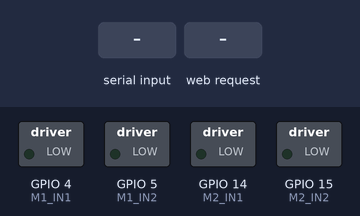
A sketch run on a simulated ESP32. Shown: switched loads named in the sketch (green lamp = pin HIGH). The inputs (shaded band) are chosen by the test bench. What the sketch prints to the serial monitor is not drawn.

Above: at 1.7 s.
1.8 s: "brake\n" received over Serial
At 2.5 s:
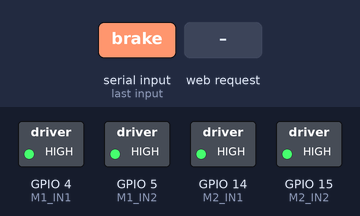
3.3 s: "m1 90\n" received over Serial
At 3.6 s:
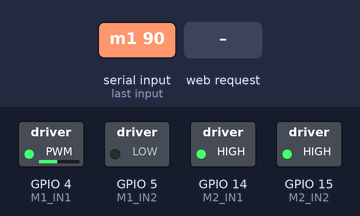
4.8 s: HTTP request GET /motor?m1=stop received
At 6.0 s:
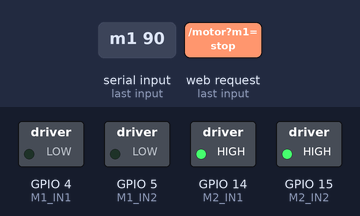
6.3 s: "both 90\n" received over Serial
At 7.1 s:
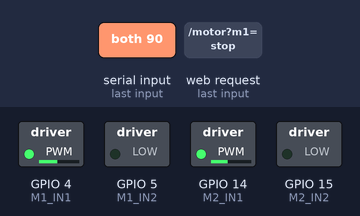
7.8 s: HTTP request GET /motor?m1=brake received
At 8.3 s:
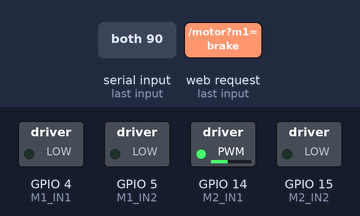
9.3 s: HTTP request GET /motor?m1=1 received
At 10.6 s:
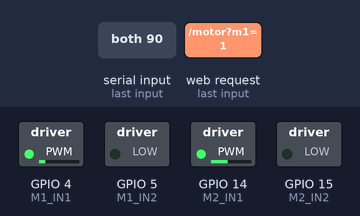
Timing chart, 0 to 11.8 s (numbered marks = the images above; inputs shaded):
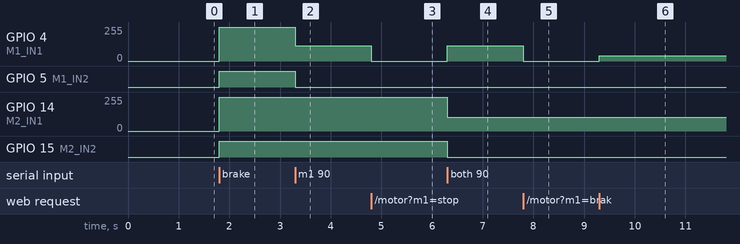

Measured:
- after the input at 1.8 s, GPIO 4 (M1_IN1), GPIO 14 (M2_IN1): 0/255 → 255/255 at once; GPIO 5 (M1_IN2), GPIO 15 (M2_IN2): LOW → HIGH at once
- after the input at 3.3 s, GPIO 4 (M1_IN1): 255/255 → 115/255 at once; GPIO 5 (M1_IN2): HIGH → LOW at once
- after the input at 4.8 s, GPIO 4 (M1_IN1): 115/255 → 0/255 at once
- after the input at 6.3 s, GPIO 4 (M1_IN1): 0/255 → 115/255 at once; GPIO 14 (M2_IN1): 255/255 → 105/255 at once; GPIO 15 (M2_IN2): HIGH → LOW at once
- after the input at 7.8 s, GPIO 4 (M1_IN1): 115/255 → 0/255 at once
- after the input at 9.3 s, GPIO 4 (M1_IN1): 0/255 → 40/255 at once

The sketch:

motor-driver-WIFI-mosfet-test-1.ino
```cpp
/*
 * ESP32 Dual MOSFET Motor Driver Demo — WiFi AP Web Control
 *
 * Controls two DC motors via MOSFET driver (IN1/IN2 per motor).
 * Uses PWM for speed control. Web interface over WiFi AP mode.
 *
 * Wiring (MOSFET driver → ESP32):
 *   Motor 1: IN1 → GPIO4   IN2 → GPIO5
 *   Motor 2: IN1 → GPIO14  IN2 → GPIO15
 *
 * Motor control logic:
 *   IN1  IN2  |  Motor
 *   HIGH LOW  |  Forward
 *   LOW  HIGH |  Reverse
 *   HIGH HIGH |  Brake (short)
 *   LOW  LOW  |  Coast (free)
 */

#include <WiFi.h>
#include <WebServer.h>

// ==================== WiFi AP Config ====================
#define AP_SSID      "ESP32-Motor"
#define AP_PASS      "12345678"
#define AP_CHANNEL   1
#define AP_MAX_CLI   4

WebServer server(80);

// ==================== Pin Definitions ====================
#define M1_IN1   4
#define M1_IN2   5
#define M2_IN1   14
#define M2_IN2   15

// ==================== PWM Parameters ====================
#define PWM_FREQ     1000        // 1 kHz (Better for 380 DC motors & reduces MOSFET switching heat)
#define PWM_RES      8           // 8-bit (0-255)
// New ESP32 Core 3.x+ API: ledcAttach(pin, freq, res) + ledcWrite(pin, duty)
// No channel numbers needed — use pins directly.

// ==================== Startup Power / Deadband Compensation ====================
// Adjust starting thresholds to address motor differences (M1 starts up slower than M2)
#define M1_START_OFFSET  40        // Minimum PWM for Motor 1 (increased startup power)
#define M2_START_OFFSET  25        // Minimum PWM for Motor 2 (standard startup power)

// ==================== Dead-Time Protection ====================
// Prevents shoot-through (both MOSFETs on same bridge leg conducting)
// when switching direction. Adjust based on your MOSFET driver's
// turn-off delay (typical: 1-10 µs for gate drivers, up to 1 µs is safe).
#define DEAD_TIME_US  5           // microseconds

// Track previous direction: 1=forward, -1=reverse, 0=stop
int prevDirM1 = 0;
int prevDirM2 = 0;

// Currently active speeds (for web UI feedback)
int m1Speed = 0;
int m2Speed = 0;

// ==================== Motor Control with Dead-Time ====================

void motorWrite(int in1Pin, int in2Pin, int speed,
                int *prevDir, int *storeSpeed) {
  int newDir = (speed > 0) ? 1 : (speed < 0) ? -1 : 0;

  // Dead-time: if direction changed (forward↔reverse), insert break
  if (*prevDir != 0 && newDir != 0 && *prevDir != newDir) {
    ledcWrite(in1Pin, 0);
    ledcWrite(in2Pin, 0);
    delayMicroseconds(DEAD_TIME_US);
  }

  *prevDir = newDir;
  *storeSpeed = speed;

  int compensatedSpeed = 0;
  if (speed > 0) {
    int offset = (in1Pin == M1_IN1) ? M1_START_OFFSET : M2_START_OFFSET;
    compensatedSpeed = map(speed, 1, 255, offset, 255);
    ledcWrite(in1Pin, compensatedSpeed);   // IN1 = PWM with startup boost
    ledcWrite(in2Pin, 0);                  // IN2 = LOW
  } else if (speed < 0) {
    int offset = (in1Pin == M1_IN1) ? M1_START_OFFSET : M2_START_OFFSET;
    compensatedSpeed = map(-speed, 1, 255, offset, 255);
    ledcWrite(in1Pin, 0);                  // IN1 = LOW
    ledcWrite(in2Pin, compensatedSpeed);   // IN2 = PWM with startup boost
  } else {
    ledcWrite(in1Pin, 0);                  // IN1 = LOW (coast)
    ledcWrite(in2Pin, 0);                  // IN2 = LOW
  }
}

void motorBrake(int in1Pin, int in2Pin, int *storeSpeed) {
  ledcWrite(in1Pin, 255);
  ledcWrite(in2Pin, 255);
  *storeSpeed = 0;
}

void motorCoast(int in1Pin, int in2Pin, int *storeSpeed) {
  ledcWrite(in1Pin, 0);
  ledcWrite(in2Pin, 0);
  *storeSpeed = 0;
}

// ==================== Web Handlers ====================

void handleRoot() {
  String html = R"rawliteral(
<!DOCTYPE html>
<html lang="zh-CN">
<head>
<meta charset="UTF-8">
<meta name="viewport" content="width=device-width,initial-scale=1.0">
<title>Motor Controller</title>
<style>
*{margin:0;padding:0;box-sizing:border-box}
body{font-family:-apple-system,'Segoe UI',Roboto,sans-serif;background:#0f172a;color:#f1f5f9;min-height:100vh;display:flex;align-items:center;justify-content:center;padding:16px}
.card{background:#1e293b;border-radius:24px;padding:32px;width:100%;max-width:520px;box-shadow:0 25px 50px -12px rgba(0,0,0,.5)}
h1{text-align:center;color:#38bdf8;font-size:24px;margin-bottom:24px}
.motor-block{background:#334155;border-radius:16px;padding:20px;margin-bottom:16px}
.motor-header{display:flex;justify-content:space-between;align-items:center;margin-bottom:12px}
.motor-title{font-size:16px;font-weight:600;color:#94a3b8}
.motor-speed{font-size:28px;font-weight:700;font-variant-numeric:tabular-nums}
.speed-val{color:#38bdf8}
.slider{width:100%;-webkit-appearance:none;height:6px;border-radius:3px;background:#475569;outline:none;margin:8px 0}
.slider::-webkit-slider-thumb{-webkit-appearance:none;width:22px;height:22px;border-radius:50%;background:#0ea5e9;cursor:pointer}
.slider::-moz-range-thumb{width:22px;height:22px;border-radius:50%;background:#0ea5e9;cursor:pointer;border:none}
.labels{display:flex;justify-content:space-between;font-size:12px;color:#64748b;margin-bottom:8px}
.btns{display:flex;gap:8px;margin-top:8px}
.btn{flex:1;padding:10px;border:none;border-radius:10px;font-size:14px;font-weight:600;cursor:pointer;transition:opacity .2s}
.btn:active{opacity:.7}
.btn-stop{background:#64748b;color:#fff}
.btn-brake{background:#ef4444;color:#fff}
.btn-both{display:block;width:100%;padding:14px;border:none;border-radius:12px;font-size:16px;font-weight:700;cursor:pointer;margin-top:8px}
.btn-stop-all{background:#64748b;color:#fff}
.btn-brake-all{background:#ef4444;color:#fff}
.status{text-align:center;margin-top:16px;font-size:13px;color:#64748b}
.dot{display:inline-block;width:8px;height:8px;border-radius:50%;margin-right:6px}
.dot.on{background:#22c55e}
.dot.off{background:#ef4444}
</style>
</head>
<body>
<div class="card">
  <h1>🔧 Motor Controller</h1>

  <div class="motor-block">
    <div class="motor-header">
      <span class="motor-title">Motor 1 <span style="color:#64748b;font-size:12px">(GPIO4/5)</span></span>
      <span class="motor-speed"><span class="speed-val" id="s1">0</span></span>
    </div>
    <input type="range" class="slider" id="sl1" min="-255" max="255" value="0">
    <div class="labels"><span>◀ Reverse</span><span>Stop</span><span>Forward ▶</span></div>
    <div class="btns">
      <button class="btn btn-stop" onclick="fetch('/motor?m1=0').then(r=>r.json()).then(d=>document.getElementById('s1').textContent=d.m1)">Coast</button>
      <button class="btn btn-brake" onclick="fetch('/motor?m1=-999').then(r=>r.json()).then(d=>document.getElementById('s1').textContent=d.m1)">Brake</button>
    </div>
  </div>

  <div class="motor-block">
    <div class="motor-header">
      <span class="motor-title">Motor 2 <span style="color:#64748b;font-size:12px">(GPIO14/15)</span></span>
      <span class="motor-speed"><span class="speed-val" id="s2">0</span></span>
    </div>
    <input type="range" class="slider" id="sl2" min="-255" max="255" value="0">
    <div class="labels"><span>◀ Reverse</span><span>Stop</span><span>Forward ▶</span></div>
    <div class="btns">
      <button class="btn btn-stop" onclick="fetch('/motor?m2=0').then(r=>r.json()).then(d=>document.getElementById('s2').textContent=d.m2)">Coast</button>
      <button class="btn btn-brake" onclick="fetch('/motor?m2=-999').then(r=>r.json()).then(d=>document.getElementById('s2').textContent=d.m2)">Brake</button>
    </div>
  </div>

  <button class="btn btn-stop-all btn-both" onclick="fetch('/motor?m1=0&m2=0').then(r=>r.json()).then(d=>{document.getElementById('s1').textContent=d.m1;document.getElementById('s2').textContent=d.m2})">⏹ Coast Both</button>
  <button class="btn btn-brake-all btn-both" onclick="fetch('/motor?m1=-999&m2=-999').then(r=>r.json()).then(d=>{document.getElementById('s1').textContent=d.m1;document.getElementById('s2').textContent=d.m2})">⛔ Brake Both</button>

  <div class="status"><span class="dot on" id="dot"></span><span id="ip">connected</span></div>
</div>

<script>
let up1=false,up2=false;
const s1=document.getElementById('s1'),s2=document.getElementById('s2');
const sl1=document.getElementById('sl1'),sl2=document.getElementById('sl2');
sl1.addEventListener('input',function(){if(!up1){let v=parseInt(this.value);v=v<-255?-255:v>255?255:v;fetch('/motor?m1='+v).then(r=>r.json()).then(d=>s1.textContent=d.m1)}else up1=false});
sl2.addEventListener('input',function(){if(!up2){let v=parseInt(this.value);v=v<-255?-255:v>255?255:v;fetch('/motor?m2='+v).then(r=>r.json()).then(d=>s2.textContent=d.m2)}else up2=false});
async function poll(){
  try{
    const r=await fetch('/status');
    const d=await r.json();
    s1.textContent=d.m1;s2.textContent=d.m2;
    up1=true;sl1.value=d.m1;
    up2=true;sl2.value=d.m2;
    document.getElementById('dot').className='dot on';
  }catch(e){document.getElementById('dot').className='dot off'}
}
setInterval(poll,500);poll();
</script>
</body>
</html>
)rawliteral";
  server.send(200, "text/html", html);
}

void handleStatus() {
  String json = "{\"m1\":" + String(m1Speed) + ",\"m2\":" + String(m2Speed) + "}";
  server.send(200, "application/json", json);
}

void handleMotor() {
  bool changed = false;

  // Motor 1: ?m1=<speed>  (-999 = brake)
  if (server.hasArg("m1")) {
    int s = server.arg("m1").toInt();
    if (s == -999) {
      motorBrake(M1_IN1, M1_IN2, &m1Speed);
      prevDirM1 = 0;
    } else {
      s = constrain(s, -255, 255);
      motorWrite(M1_IN1, M1_IN2, s, &prevDirM1, &m1Speed);
    }
    changed = true;
  }

  // Motor 2: ?m2=<speed>  (-999 = brake)
  if (server.hasArg("m2")) {
    int s = server.arg("m2").toInt();
    if (s == -999) {
      motorBrake(M2_IN1, M2_IN2, &m2Speed);
      prevDirM2 = 0;
    } else {
      s = constrain(s, -255, 255);
      motorWrite(M2_IN1, M2_IN2, s, &prevDirM2, &m2Speed);
    }
    changed = true;
  }

  if (changed) {
    String json = "{\"m1\":" + String(m1Speed) + ",\"m2\":" + String(m2Speed) + "}";
    server.send(200, "application/json", json);
  } else {
    server.send(400, "text/plain", "Bad request. Use ?m1=<speed>&m2=<speed>");
  }
}

// ==================== Setup ====================
void setup() {
  Serial.begin(115200);
  delay(500);

  // --- PWM (ESP32 Core 3.x+ API) ---
  ledcAttach(M1_IN1, PWM_FREQ, PWM_RES);
  ledcAttach(M1_IN2, PWM_FREQ, PWM_RES);
  ledcAttach(M2_IN1, PWM_FREQ, PWM_RES);
  ledcAttach(M2_IN2, PWM_FREQ, PWM_RES);
  motorCoast(M1_IN1, M1_IN2, &m1Speed);
  motorCoast(M2_IN1, M2_IN2, &m2Speed);

  // --- WiFi AP ---
  WiFi.mode(WIFI_AP);
  WiFi.softAP(AP_SSID, AP_PASS, AP_CHANNEL, 0, AP_MAX_CLI);
  IPAddress ip = WiFi.softAPIP();

  // --- Web Server ---
  server.on("/",         handleRoot);
  server.on("/status",   handleStatus);
  server.on("/motor",    handleMotor);
  server.begin();

  Serial.println("ESP32 Dual MOSFET Motor Driver — WiFi AP");
  Serial.println("----------------------------------------");
  Serial.println("Serial commands: m1 <spd>, m2 <spd>, both <spd>, stop, brake");
  Serial.print("AP SSID: "); Serial.println(AP_SSID);
  Serial.print("AP PASS: "); Serial.println(AP_PASS);
  Serial.print("Web UI:  http://");
  Serial.println(ip);
}

// ==================== Loop ====================
void loop() {
  server.handleClient();

  // --- Serial commands ---
  if (Serial.available()) {
    String cmd = Serial.readStringUntil('\n');
    cmd.trim();

    if (cmd.startsWith("m1 ")) {
      int s = constrain(cmd.substring(3).toInt(), -255, 255);
      motorWrite(M1_IN1, M1_IN2, s, &prevDirM1, &m1Speed);
      Serial.print("Motor 1: "); Serial.println(m1Speed);
    }
    else if (cmd.startsWith("m2 ")) {
      int s = constrain(cmd.substring(3).toInt(), -255, 255);
      motorWrite(M2_IN1, M2_IN2, s, &prevDirM2, &m2Speed);
      Serial.print("Motor 2: "); Serial.println(m2Speed);
    }
    else if (cmd.startsWith("both ")) {
      int s = constrain(cmd.substring(5).toInt(), -255, 255);
      motorWrite(M1_IN1, M1_IN2, s, &prevDirM1, &m1Speed);
      motorWrite(M2_IN1, M2_IN2, s, &prevDirM2, &m2Speed);
      Serial.print("Both: "); Serial.println(m1Speed);
    }
    else if (cmd == "stop") {
      motorCoast(M1_IN1, M1_IN2, &m1Speed);
      motorCoast(M2_IN1, M2_IN2, &m2Speed);
      prevDirM1 = 0; prevDirM2 = 0;
      Serial.println("Coast");
    }
    else if (cmd == "brake") {
      motorBrake(M1_IN1, M1_IN2, &m1Speed);
      motorBrake(M2_IN1, M2_IN2, &m2Speed);
      prevDirM1 = 0; prevDirM2 = 0;
      Serial.println("Brake");
    }
    else {
      Serial.println("Commands: m1 <spd>, m2 <spd>, both <spd>, stop, brake");
    }
  }
}
```
